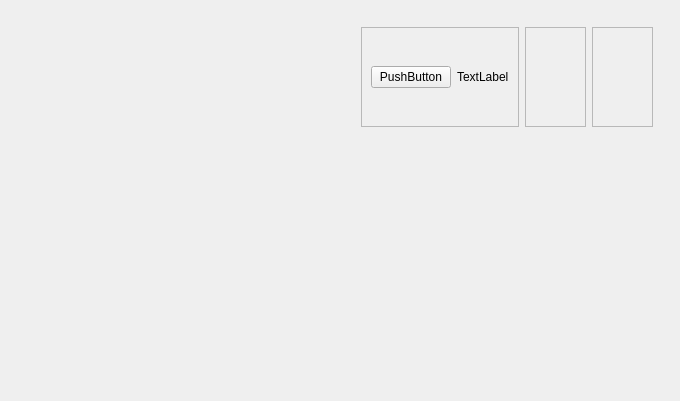
<?xml version="1.0" encoding="UTF-8"?>
<ui version="4.0">
 <class>MainWindow</class>
 <widget class="QMainWindow" name="MainWindow">
  <property name="geometry">
   <rect>
    <x>0</x>
    <y>0</y>
    <width>680</width>
    <height>401</height>
   </rect>
  </property>
  <property name="windowTitle">
   <string>MainWindow</string>
  </property>
  <widget class="QWidget" name="centralwidget">
   <layout class="QHBoxLayout" name="horizontalLayout">
    <item>
     <widget class="QWidget" name="LeftMenu" native="true"/>
    </item>
    <item>
     <widget class="QWidget" name="MainMenu" native="true">
      <layout class="QVBoxLayout" name="verticalLayout">
       <item>
        <widget class="QWidget" name="Header" native="true">
         <layout class="QHBoxLayout" name="horizontalLayout_2">
          <item>
           <widget class="QFrame" name="frame">
            <property name="frameShape">
             <enum>QFrame::StyledPanel</enum>
            </property>
            <property name="frameShadow">
             <enum>QFrame::Raised</enum>
            </property>
            <layout class="QHBoxLayout" name="horizontalLayout_3">
             <item>
              <widget class="QPushButton" name="pushButton">
               <property name="text">
                <string>PushButton</string>
               </property>
              </widget>
             </item>
             <item>
              <widget class="QLabel" name="label">
               <property name="text">
                <string>TextLabel</string>
               </property>
              </widget>
             </item>
            </layout>
           </widget>
          </item>
          <item>
           <widget class="QFrame" name="frame_2">
            <property name="frameShape">
             <enum>QFrame::StyledPanel</enum>
            </property>
            <property name="frameShadow">
             <enum>QFrame::Raised</enum>
            </property>
           </widget>
          </item>
          <item>
           <widget class="QFrame" name="frame_3">
            <property name="frameShape">
             <enum>QFrame::StyledPanel</enum>
            </property>
            <property name="frameShadow">
             <enum>QFrame::Raised</enum>
            </property>
           </widget>
          </item>
         </layout>
        </widget>
       </item>
       <item>
        <widget class="QWidget" name="Main" native="true"/>
       </item>
       <item>
        <widget class="QWidget" name="Notification" native="true"/>
       </item>
      </layout>
     </widget>
    </item>
   </layout>
  </widget>
 </widget>
 <resources/>
 <connections/>
</ui>
